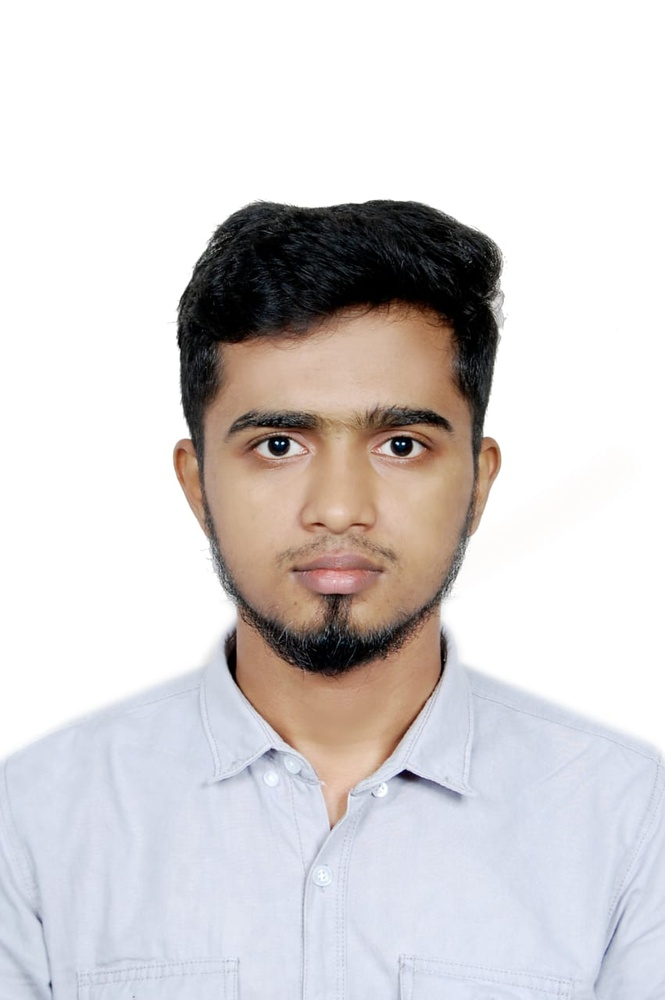
#> input picture Hand-Landmark-Detection/PassportSizePhoto.jpg, 665 x 1000 px, shrunk from 851 x 1280 before the run, found by its file name
$ python main.py   (older library calls are emulated)
#> lines starting #> are read from the running program, lines starting #| are printed output that depends on the picture; after the words box and inside, x2 and y2 are one past the last pixel; in counts of white or black regions, pixels touching at a corner belong together
#> further down, frame is the input picture: shape (1000, 665, 3); mean B, G, R 212.3, 211.8, 215.5
import numpy as np
import os
import cv2
import matplotlib.pyplot as plt

def Canny_detector(img, weak_th = None, strong_th = None):

    img = cv2.cvtColor(img, cv2.COLOR_BGR2GRAY)
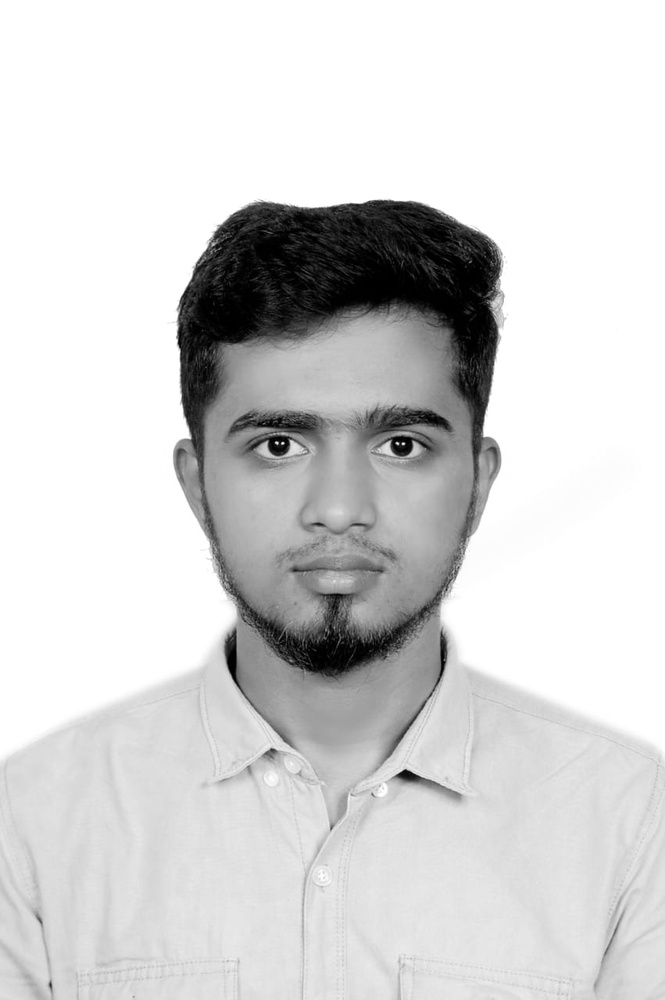
#> img: shape (1000, 665); min 0, max 255, mean 213

    img = cv2.GaussianBlur(img, (5, 5), 1.4)

    gx = cv2.Sobel(np.float32(img), cv2.CV_64F, 1, 0, 3)
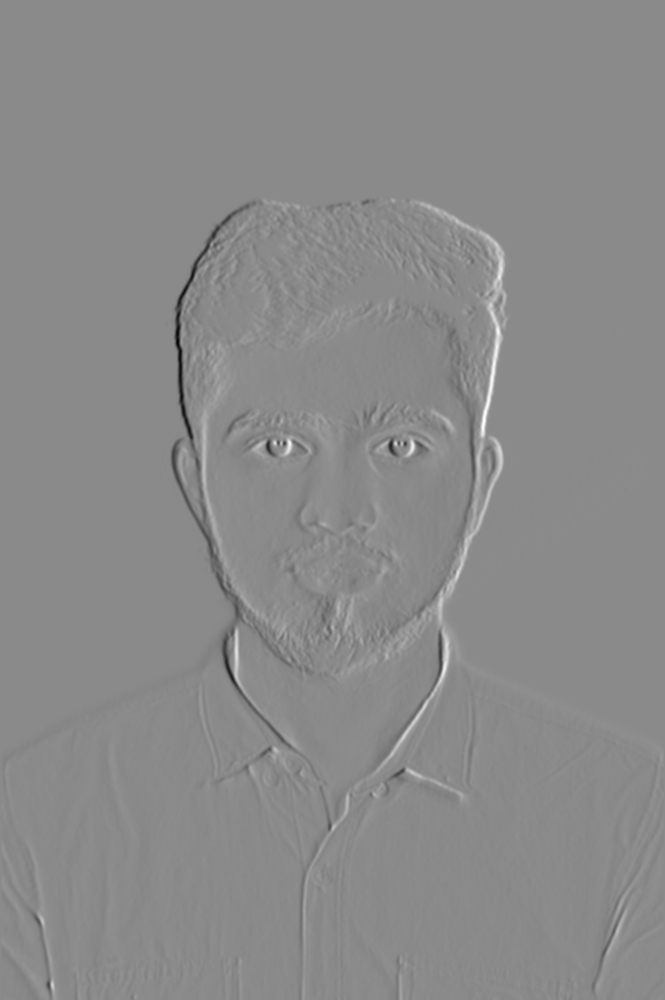
#> gx: shape (1000, 665) float64; min -497, max 420, mean 0; drawn with min black and max white
    gy = cv2.Sobel(np.float32(img), cv2.CV_64F, 0, 1, 3)
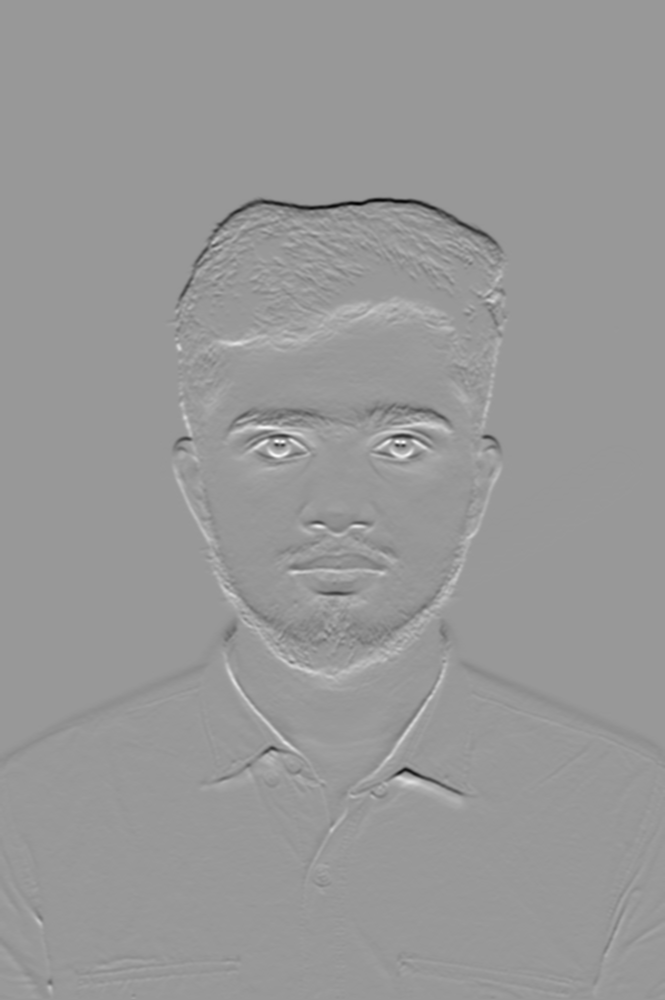
#> gy: shape (1000, 665) float64; min -466, max 313, mean -0.3; drawn with min black and max white

    mag, ang = cv2.cartToPolar(gx, gy, angleInDegrees = True)
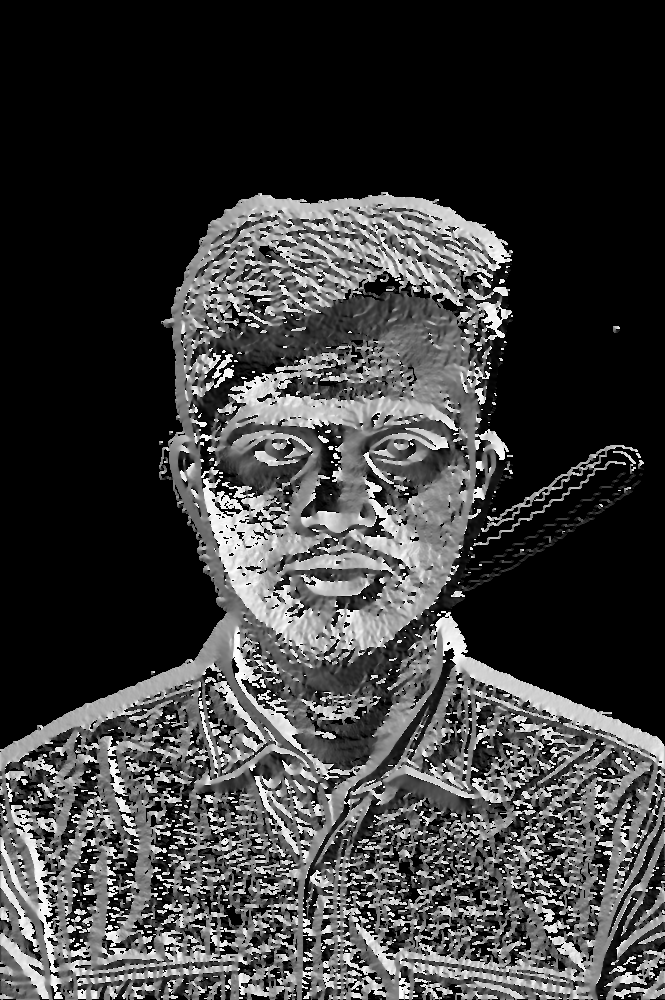
#> ang: shape (1000, 665) float64; min 0, max 359.8, mean 84.8; drawn with min black and max white

    mag_max = np.max(mag)
#> mag_max = 497.6
    if not weak_th:weak_th = mag_max * 0.1
#> weak_th = 49.76
    if not strong_th:strong_th = mag_max * 0.5
#> strong_th = 248.8

    height, width = img.shape
#> height = 1000; width = 665

    for i_x in range(width):
        for i_y in range(height):

            grad_ang = ang[i_y, i_x]
            grad_ang = abs(grad_ang-180) if abs(grad_ang)>180 else abs(grad_ang)

            if grad_ang<= 22.5:
                neighb_1_x, neighb_1_y = i_x-1, i_y
                neighb_2_x, neighb_2_y = i_x + 1, i_y

            elif grad_ang>22.5 and grad_ang<=(22.5 + 45):
                neighb_1_x, neighb_1_y = i_x-1, i_y-1
                neighb_2_x, neighb_2_y = i_x + 1, i_y + 1

            elif grad_ang>(22.5 + 45) and grad_ang<=(22.5 + 90):
                neighb_1_x, neighb_1_y = i_x, i_y-1
                neighb_2_x, neighb_2_y = i_x, i_y + 1

            elif grad_ang>(22.5 + 90) and grad_ang<=(22.5 + 135):
                neighb_1_x, neighb_1_y = i_x-1, i_y + 1
                neighb_2_x, neighb_2_y = i_x + 1, i_y-1

            elif grad_ang>(22.5 + 135) and grad_ang<=(22.5 + 180):
                neighb_1_x, neighb_1_y = i_x-1, i_y
                neighb_2_x, neighb_2_y = i_x + 1, i_y

            if width>neighb_1_x>= 0 and height>neighb_1_y>= 0:
                if mag[i_y, i_x]<mag[neighb_1_y, neighb_1_x]:
                    mag[i_y, i_x]= 0
                    continue

            if width>neighb_2_x>= 0 and height>neighb_2_y>= 0:
                if mag[i_y, i_x]<mag[neighb_2_y, neighb_2_x]:
                    mag[i_y, i_x]= 0
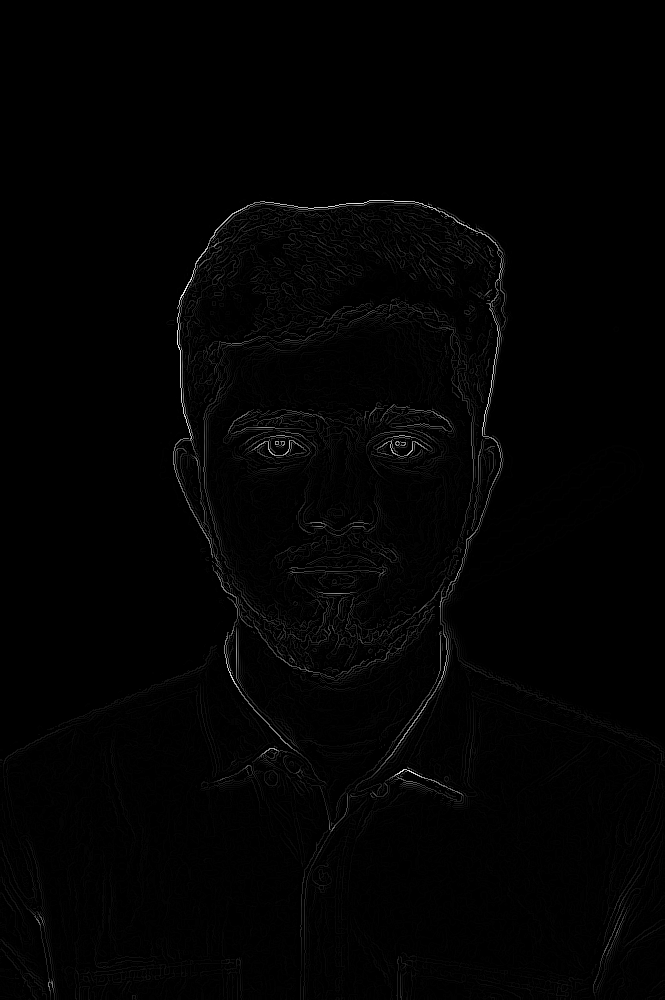
#> mag: shape (1000, 665) float64; min 0, max 497.6, mean 5; drawn with min black and max white

    weak_ids = np.zeros_like(img)
    strong_ids = np.zeros_like(img)
    ids = np.zeros_like(img)

    for i_x in range(width):
        for i_y in range(height):

            grad_mag = mag[i_y, i_x]

            if grad_mag<weak_th:
                mag[i_y, i_x]= 0
            elif strong_th>grad_mag>= weak_th:
                ids[i_y, i_x]= 1
            else:
                ids[i_y, i_x]= 2
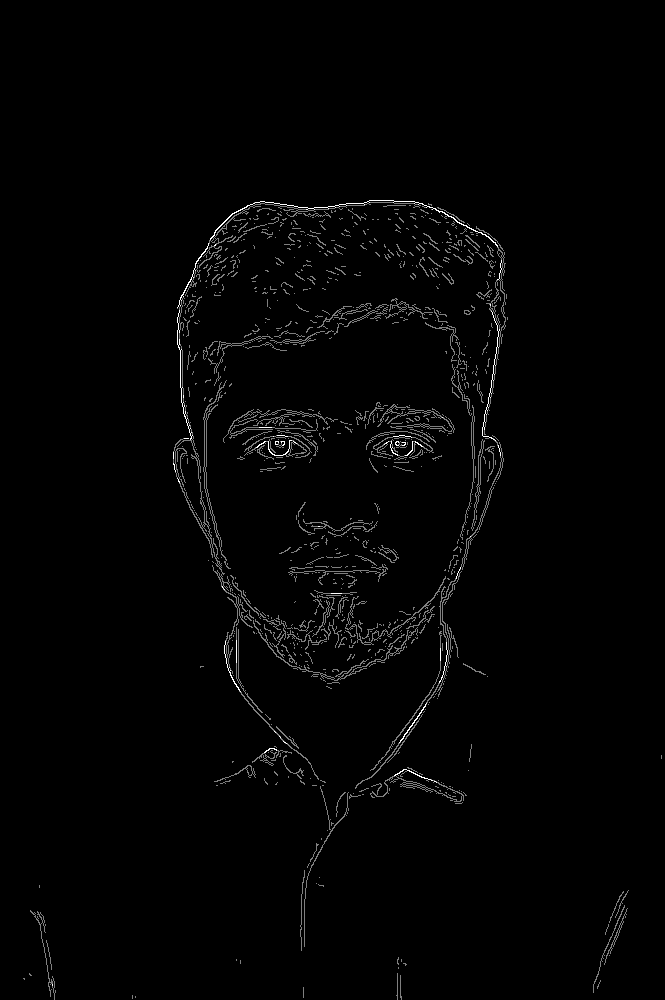
#> ids: shape (1000, 665); min 0, max 2, mean 0.0274; drawn with min black and max white
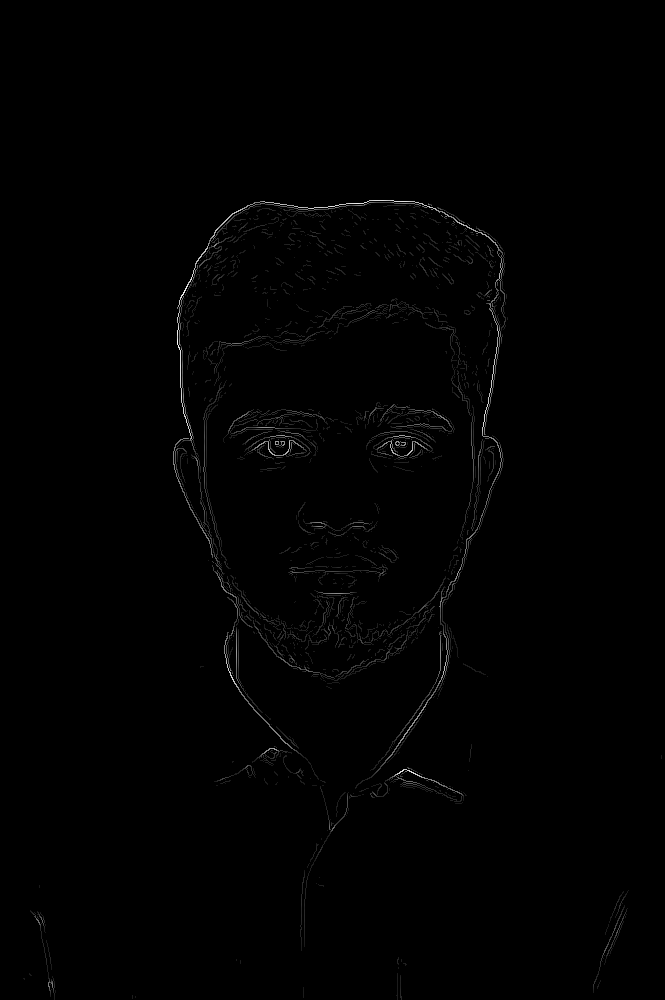
#> mag: shape (1000, 665) float64; 17.45% of pixels changed, all inside (x1, y1, x2, y2) = (0, 192, 665, 1000); drawn with min black and max white
    return mag

frame = cv2.imread('C:\\Users\\feroz\\OneDrive\\Desktop\\Web Dev\\Computer Vision\\Hand-Landmark-Detection\\PassportSizePhoto.jpg')

canny_img = Canny_detector(frame)

plt.figure()
f, plots = plt.subplots(2, 1)
plots[0].imshow(frame)
plots[1].imshow(canny_img)
#> figure, not shown here; B, G, R data is drawn as R, G, B
